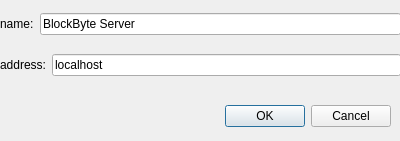
<?xml version="1.0" encoding="UTF-8"?>
<ui version="4.0">
 <class>AddServerDialog</class>
 <widget class="QDialog" name="AddServerDialog">
  <property name="geometry">
   <rect>
    <x>0</x>
    <y>0</y>
    <width>400</width>
    <height>141</height>
   </rect>
  </property>
  <property name="windowTitle">
   <string>Dialog</string>
  </property>
  <widget class="QDialogButtonBox" name="buttonBox">
   <property name="geometry">
    <rect>
     <x>50</x>
     <y>100</y>
     <width>341</width>
     <height>32</height>
    </rect>
   </property>
   <property name="orientation">
    <enum>Qt::Horizontal</enum>
   </property>
   <property name="standardButtons">
    <set>QDialogButtonBox::Cancel|QDialogButtonBox::Ok</set>
   </property>
  </widget>
  <widget class="QWidget" name="verticalLayoutWidget">
   <property name="geometry">
    <rect>
     <x>0</x>
     <y>0</y>
     <width>401</width>
     <height>91</height>
    </rect>
   </property>
   <layout class="QVBoxLayout" name="verticalLayout">
    <item>
     <layout class="QHBoxLayout" name="horizontalLayout">
      <item>
       <widget class="QLabel" name="label_2">
        <property name="text">
         <string>name:</string>
        </property>
       </widget>
      </item>
      <item>
       <widget class="QLineEdit" name="name">
        <property name="text">
         <string>BlockByte Server</string>
        </property>
       </widget>
      </item>
     </layout>
    </item>
    <item>
     <layout class="QHBoxLayout" name="horizontalLayout_2">
      <item>
       <widget class="QLabel" name="label">
        <property name="text">
         <string>address:</string>
        </property>
       </widget>
      </item>
      <item>
       <widget class="QLineEdit" name="address">
        <property name="text">
         <string>localhost</string>
        </property>
       </widget>
      </item>
     </layout>
    </item>
   </layout>
  </widget>
 </widget>
 <resources/>
 <connections>
  <connection>
   <sender>buttonBox</sender>
   <signal>accepted()</signal>
   <receiver>AddServerDialog</receiver>
   <slot>accept()</slot>
   <hints>
    <hint type="sourcelabel">
     <x>248</x>
     <y>254</y>
    </hint>
    <hint type="destinationlabel">
     <x>157</x>
     <y>274</y>
    </hint>
   </hints>
  </connection>
  <connection>
   <sender>buttonBox</sender>
   <signal>rejected()</signal>
   <receiver>AddServerDialog</receiver>
   <slot>reject()</slot>
   <hints>
    <hint type="sourcelabel">
     <x>316</x>
     <y>260</y>
    </hint>
    <hint type="destinationlabel">
     <x>286</x>
     <y>274</y>
    </hint>
   </hints>
  </connection>
 </connections>
</ui>
